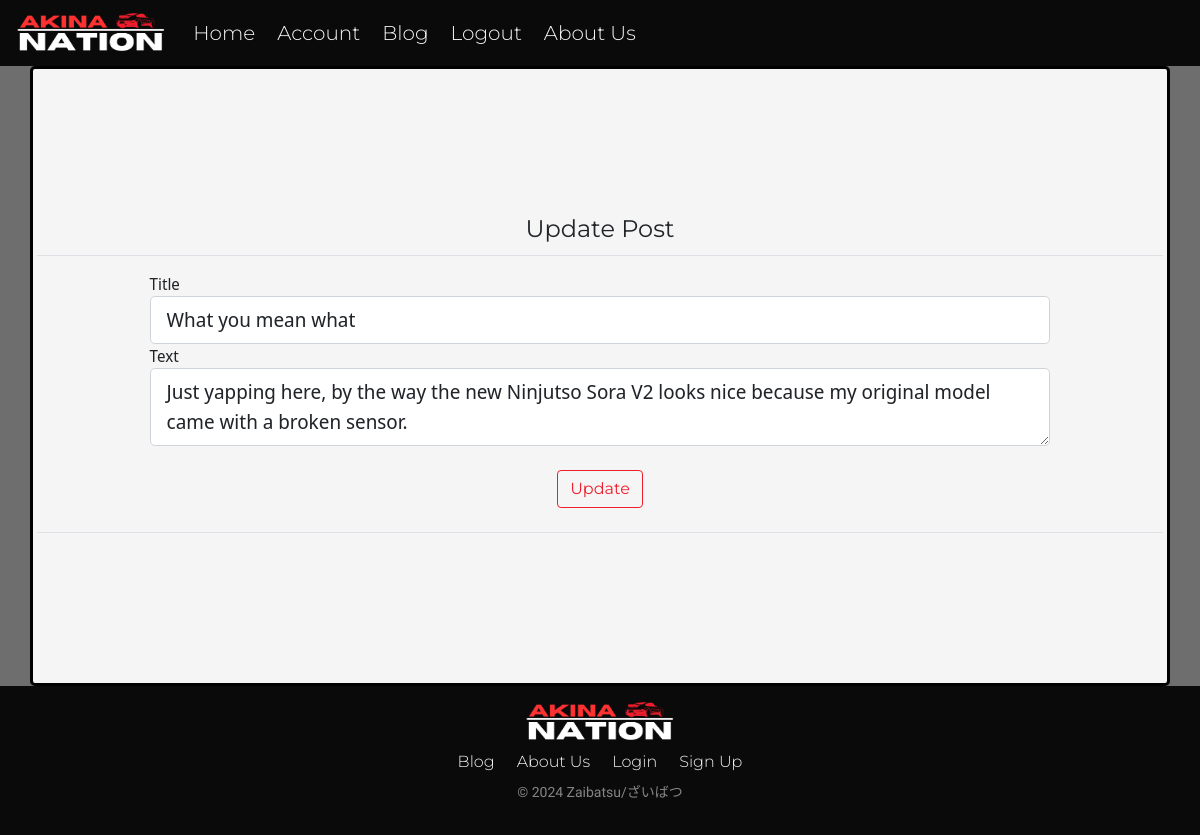
The page /update-post/1 (signed in) on the database its author committed.
### website/models.py (models this page shows)
class Post(db.Model):
    id = db.Column(db.Integer, primary_key=True)
    title = db.Column(db.String(100), nullable=False)
    text = db.Column(db.Text, nullable=False)
    date_created = db.Column(db.DateTime(timezone=True), default=func.now())
    author = db.Column(db.Integer, db.ForeignKey('user.id', ondelete="CASCADE"), nullable=False)
    comments= db.relationship('Comment', backref='post', passive_deletes=True)

### website/views.py (the view)
@views.route("/update-post/<id>", methods=['GET','POST'])
@login_required
def update_post(id):
    post = Post.query.filter_by(id=id).first()
    if post.author != current_user.id:
        abort(403)
    form = PostForm()
    if form.validate_on_submit():
        post.title = form.title.data
        post.text = form.text.data
        db.session.commit()
        flash('Your post has been updated!', category='success')
        page = request.args.get('page', 1, type=int)
        posts = Post.query.order_by(Post.date_created.desc()).paginate(page=page, per_page=4)
        return render_template("blog.html", user=current_user, posts=posts)
    elif request.method == 'GET':
        form.title.data = post.title
        form.text.data = post.text
        image_file = url_for('static', filename='profile_pics/' + current_user.image_file)
    return render_template("update_post.html", form=form, user=current_user, post=post, image_file=image_file)

### website/forms.py
class PostForm(FlaskForm):
    title = StringField('Title', validators=[DataRequired()])
    text = TextAreaField('Text', validators=[DataRequired()])
    submit = SubmitField('Update')

### website/__init__.py (called while the page is built)
def create_app():
    app = Flask(__name__, static_folder='static')
    app.config['SECRET_KEY'] = "lNJrn@]@neV]O.h"
    app.config['SQLALCHEMY_DATABASE_URI'] = f'sqlite:///{DB_NAME}'
    db.init_app(app)
    from .views import views
    from .auth import auth
    app.register_blueprint(views, url_prefix="/")
    app.register_blueprint(auth, url_prefix="/")
    from .models import User, Post, Comment
    with app.app_context():
        db.create_all()
    login_manager = LoginManager()
    login_manager.login_view = "auth.login"
    login_manager.init_app(app)
    @login_manager.user_loader
    def load_user(id):
        return User.query.get(int(id))
    return app

### website/templates/update_post.html (shortened to what this page needs)
{% extends "template.html" %}{% block title %}Update Post{% endblock %}
{% block content %}
<div class="content-section">
    <form method="POST" action="">
        <fieldset class="form-group">
            <legend class="border-bottom mb-3 pb-2 legend-title text-center">Update Post</legend>
            <div class="form-input">
                {{ form.title.label(class="form-control-label")}}
                {% if form.title.errors %}
                    {{ form.title(class="form-control form-control-lg is-invalid") }}
                    <div class="invalid-feedback">
                        {% for error in form.title.errors %}
                            <span>{{ error }}</span>
                        {% endfor %}
                    </div>
                {% else %}
                    {{ form.title(class="form-control form-control-lg") }}
            {% endif %}
        	</div>
			<div class="form-input">
                {{ form.text.label(class="form-control-label")}}
                {% if form.text.errors %}
                    {{ form.text(class="form-control form-control-lg is-invalid") }}
                    <div class="invalid-feedback">
                        {% for error in form.text.errors %}
                            <span>{{ error }}</span>
                        {% endfor %}
                    </div>
                {% else %}
                    {{ form.text(class="form-control form-control-lg") }}
            {% endif %}
            </div>
		</fieldset>
		<div class="form-group" align="center">
			{{ form.submit(class="btn btn-outline-info") }}
        </div>
        <div class="border-top pt-2"></div>
	</form>
</div>
{% endblock %}

### website/static/styles.css (style rules this page uses)
.legend-title { font-family: "Montserrat"; }
body { min-height: 100vh; background-color: #6e6e6e; }
.btn-outline-info { color:#f01e2c; border-color:#f01e2c; font-family: 'Montserrat'; }
.form-input { display: block; margin-left: auto; margin-right: auto; width: 80%; }
.form-control-label { font-family: 'Noto Sans Display'; }
.form-control-lg { font-family: 'Noto Sans Display'; }
.form-control { font-family: 'Noto Sans Display'; }

### rows shown on the page
Post: title "What you mean what", text "Just yapping here, by the way the new Ninjutso Sora V2 looks nice because my original model came with a broken sensor."
